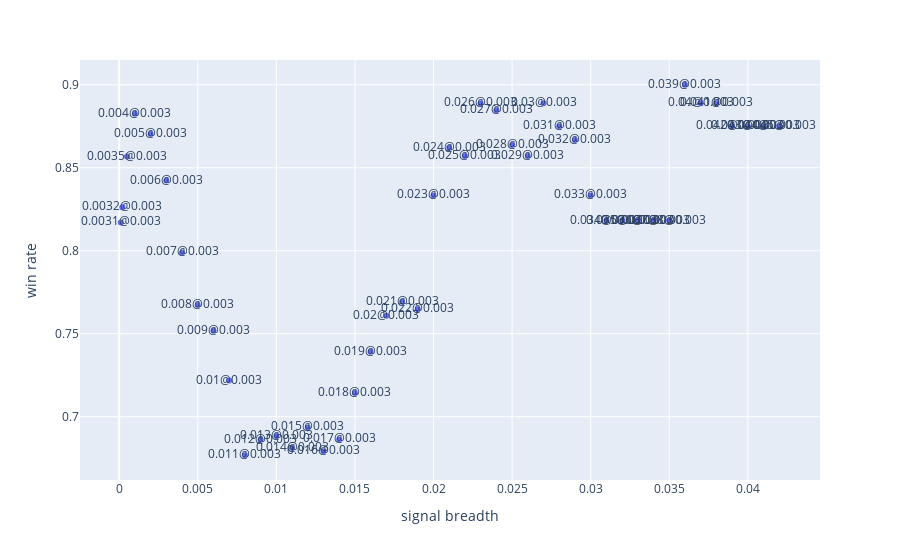

Notebook cell for this chart:
### Code cell
tmp_grid_res = df_grid_search_res[df_grid_search_res['close threshold']==0.003]

import plotly.express as px
fig = px.scatter(tmp_grid_res,x='signal breadth', y='win rate',
                # marginal_x="histogram",
                text=tmp_grid_res['scatter label'].tolist()
                )
fig.show()
